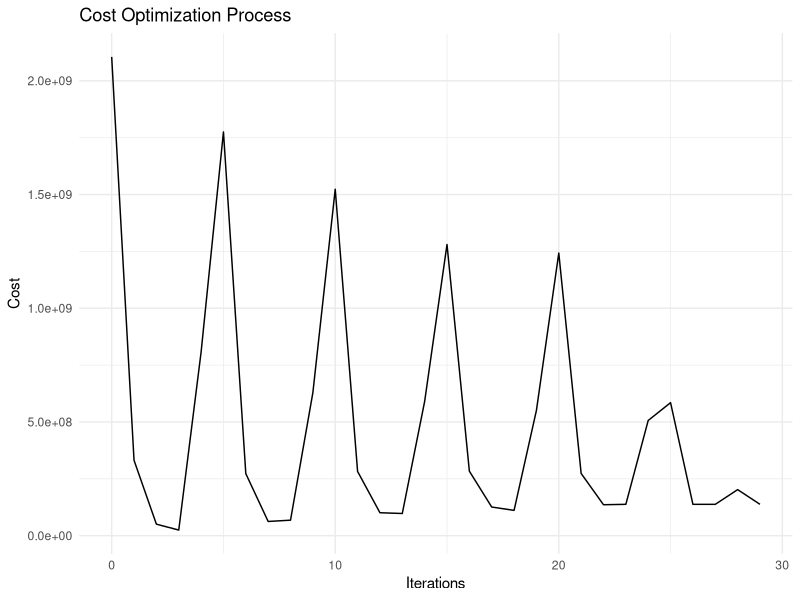
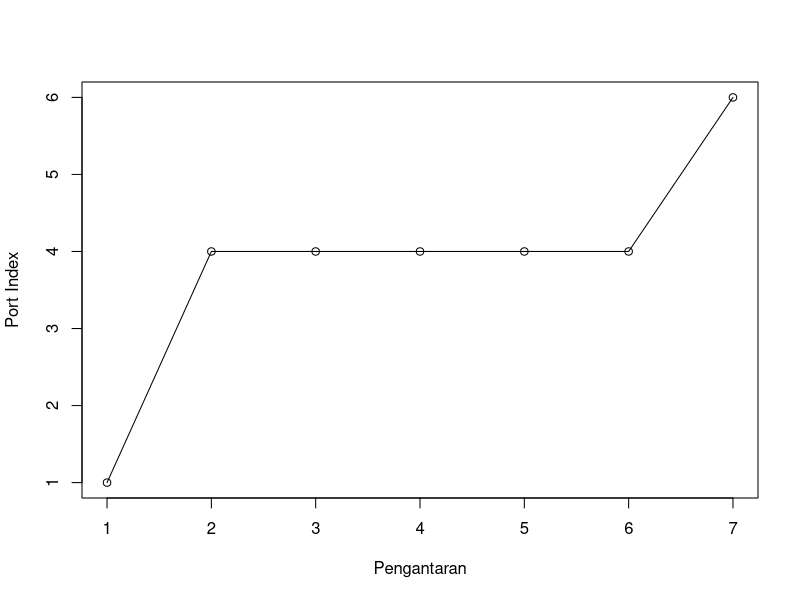

Write R code to recreate these figures, in order.
library(readxl)
library(ggplot2)
library(igraph)

# Read the input data
demand <- read_excel('Dataset.xlsx', sheet = 'Permintaan')
distance <- as.matrix(read_excel('Dataset.xlsx', sheet = 'Jarak')[,-1])
delivery_time <- as.matrix(read_excel('Dataset.xlsx', sheet = 'Waktu')[,-1])
capacity <- read_excel('Dataset.xlsx', sheet = 'Kapasitas')
cost <- read_excel('Dataset.xlsx', sheet = 'Cost')

# Define the dynamic programming function
dynamic_programming <- function(demand, distance, delivery_time, capacity, cost) {
  n <- length(demand)
  m <- length(cost)
  f <- array(0, dim = c(n, m))
  g <- array(0, dim = c(n, m))
  for (j in 1:m) {
    f[1, j] <- cost[[j]][1] * distance[1, 6]
    g[1, j] <- 6
  }
  cost_list <- list(f[1, ])
  for (i in 2:n) {
    for (j in 1:m) {
      f[i, j] <- Inf
      for (k in 1:m) {
        if (capacity[k] >= demand[i]) {
          temp <- f[i - 1, k] + cost[[j]][k] * distance[k, i] + cost[[j]][1] * distance[i, 6]
          if (temp < f[i, j]) {
            f[i, j] <- temp
            g[i, j] <- k
          }
        }
      }
    }
    cost_list <- c(cost_list, list(f[i, ]))
  }
  path <- c(6)
  j <- which.min(f[n, ])
  for (i in n:2) {
    path <- c(g[i, j], path)
    j <- g[i, j]
  }
  path <- c(1, path)
  return(list(cost = f[n, j], path = path, cost_list = cost_list))
}

# Call the dynamic programming function
result <- dynamic_programming(demand, distance, delivery_time, capacity, cost)

# Print the result
cat("The optimal cost is", result$cost, "\n")
cat("The optimal path is", paste(result$path, collapse = " -> "), "\n")

# Extract the cost list from the result
cost_list <- unlist(result$cost_list)

# Generate the plot for the cost optimization process
iterations <- seq_along(cost_list) - 1
df <- data.frame(iterations = iterations, costs = cost_list)

# Plot the cost optimization process
ggplot(data = df, aes(x = iterations, y = costs)) +
  geom_line() +
  labs(x = "Iterations", y = "Cost", title = "Cost Optimization Process") +
  theme_minimal()

# Plot the optimal path
optimal_path <- result$path

# Plot the graph with the optimal path highlighted
plot(optimal_path,xlab = "Pengantaran",ylab = "Port Index")
lines(optimal_path)
